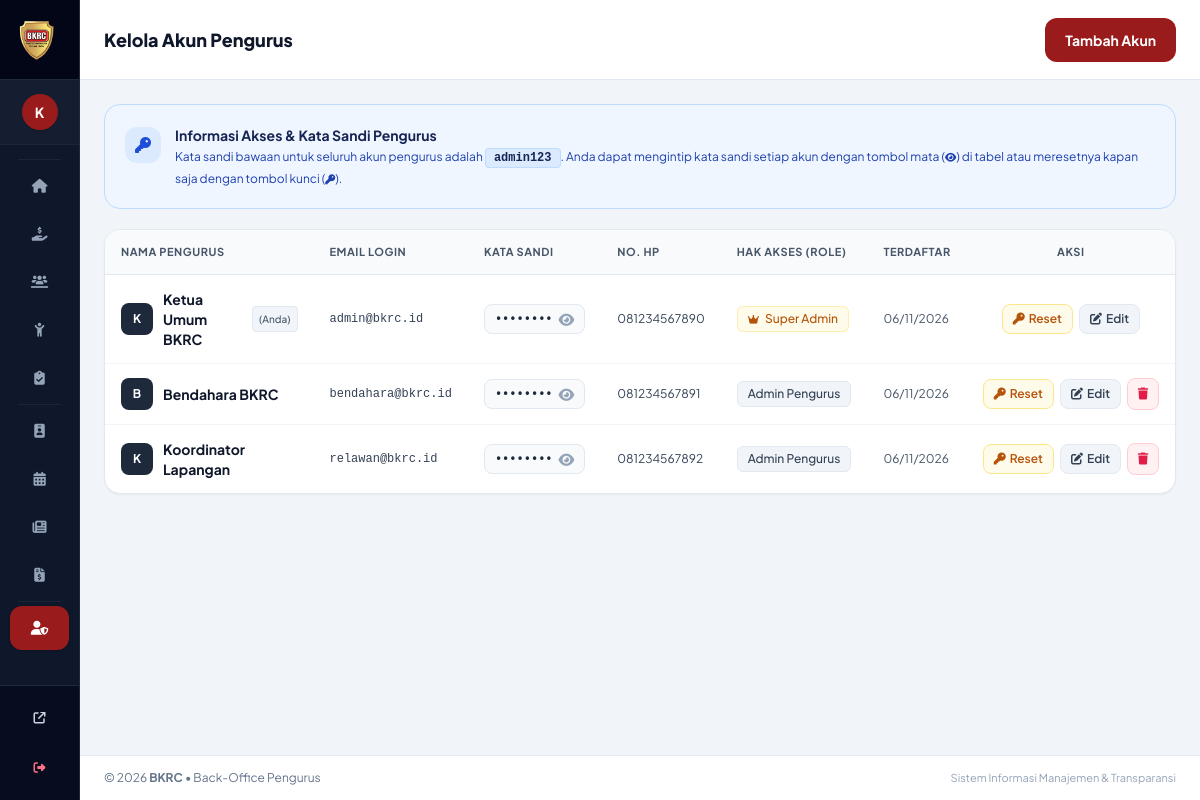
The page /admin/users.php (signed in) on the database its author committed.
### tables this page shows
CREATE TABLE users (
    id INT AUTO_INCREMENT PRIMARY KEY,
    name VARCHAR(100) NOT NULL,
    email VARCHAR(100) UNIQUE NOT NULL,
    password_hash VARCHAR(255) NOT NULL,
    password_hint VARCHAR(100) DEFAULT 'admin123',
    role ENUM('superadmin', 'admin') DEFAULT 'admin',
    phone VARCHAR(25) NULL,
    created_at TIMESTAMP DEFAULT CURRENT_TIMESTAMP
);

### admin/users.php (the view, shortened to what the rows shown need)
<?php
require_once __DIR__ . '/../config/helpers.php';
try {
    $pdo->query("SELECT password_hint FROM users LIMIT 1");
} catch (PDOException $e) {
    try {
        $pdo->exec("ALTER TABLE users ADD COLUMN password_hint VARCHAR(100) NULL DEFAULT 'admin123'");
        $pdo->exec("UPDATE users SET password_hint = 'admin123' WHERE password_hint IS NULL OR password_hint = ''");
    } catch (PDOException $ex) {
    }
}
$users = $pdo->query("SELECT * FROM users ORDER BY role ASC, name ASC")->fetchAll();
require_once __DIR__ . '/includes/header.php';
require_once __DIR__ . '/includes/sidebar.php';
?>
<div x-data="{
    modalOpen: false,
    resetModal: false,
    showPass: {},
    showNewPass: false,
    showFormPass: false,
    resetTarget: { id: '', name: '', email: '' },
    isEdit: false,
    form: { id: '', name: '', email: '', role: 'admin', phone: '', password: '' }
}" @keydown.escape.window="modalOpen = false; resetModal = false" class="flex-1 flex flex-col w-full">
    <header class="bg-white border-b border-slate-200 h-20 flex items-center justify-between px-4 sm:px-6 sticky top-0 z-30 shadow-xs">
        <div class="flex items-center gap-3">
            <div>
                <h1 class="text-base sm:text-lg font-extrabold text-slate-900">Kelola Akun Pengurus</h1>
            </div>
        </div>
    </header>
    <main class="flex-1 p-4 sm:p-6 space-y-5">
        <div class="bg-white rounded-2xl shadow-sm border border-slate-200 overflow-hidden">
            <div class="overflow-x-auto">
                <table class="w-full text-left text-xs sm:text-sm">
                    <thead class="bg-slate-50 border-b border-slate-200 text-slate-600 uppercase text-[11px] font-bold tracking-wider">
                        <tr>
                            <th class="py-3 px-4">Nama Pengurus</th>
                            <th class="py-3 px-4">Email Login</th>
                            <th class="py-3 px-4">Kata Sandi</th>
                            <th class="py-3 px-4">No. HP</th>
                            <th class="py-3 px-4">Hak Akses (Role)</th>
                            <th class="py-3 px-4">Terdaftar</th>
                            <th class="py-3 px-4 text-center">Aksi</th>
                        </tr>
                    </thead>
                    <tbody class="divide-y divide-slate-100 text-slate-700">
                        <?php foreach ($users as $u): ?>
                            <tr class="hover:bg-slate-50 transition">
                                <td class="py-3.5 px-4 font-bold text-slate-900 flex items-center gap-2.5">
                                    <div class="w-8 h-8 rounded-lg bg-slate-800 text-white flex items-center justify-center text-xs font-bold flex-shrink-0">
                                        <?= strtoupper(substr($u['name'], 0, 1)) ?>
                                    </div>
                                    <span><?= htmlspecialchars($u['name']) ?></span>
                                    <?php if ($u['id'] === $currentUser['id']): ?>
                                        <span class="text-[10px] bg-slate-100 text-slate-600 px-1.5 py-0.5 rounded border border-slate-200 font-medium">(Anda)</span>
                                    <?php endif; ?>
                                </td>
                                <td class="py-3.5 px-4 font-mono text-xs text-slate-700 whitespace-nowrap"><?= htmlspecialchars($u['email']) ?></td>
                                <td class="py-3.5 px-4 whitespace-nowrap">
                                    <div class="inline-flex items-center gap-1.5 bg-slate-50 border border-slate-200 px-2.5 py-1 rounded-lg">
                                        <span class="font-mono text-xs font-bold text-slate-800" x-text="showPass[<?= $u['id'] ?>] ? '<?= htmlspecialchars(addslashes($u['password_hint'] ?? 'admin123')) ?>' : '••••••••'"></span>
                                        <button type="button" @click="showPass[<?= $u['id'] ?>] = !showPass[<?= $u['id'] ?>]" class="text-slate-400 hover:text-slate-700 transition cursor-pointer" :title="showPass[<?= $u['id'] ?>] ? 'Sembunyikan sandi' : 'Lihat kata sandi'">
                                            <i class="fa-solid" :class="showPass[<?= $u['id'] ?>] ? 'fa-eye-slash' : 'fa-eye'"></i>
                                        </button>
                                    </div>
                                </td>
                                <td class="py-3.5 px-4 text-xs whitespace-nowrap"><?= htmlspecialchars($u['phone'] ?? '-') ?></td>
                                <td class="py-3.5 px-4 whitespace-nowrap">
                                    <?php if ($u['role'] === 'superadmin'): ?>
                                        <span class="inline-flex items-center gap-1.5 px-2.5 py-1 rounded-md text-xs font-medium bg-amber-50 text-amber-700 border border-amber-200/60">
                                            <i class="fa-solid fa-crown text-[10px]"></i> Super Admin
                                        </span>
                                    <?php else: ?>
                                        <span class="inline-flex items-center gap-1.5 px-2.5 py-1 rounded-md text-xs font-medium bg-slate-100 text-slate-700 border border-slate-200">
                                            Admin Pengurus
                                        </span>
                                    <?php endif; ?>
                                </td>
                                <td class="py-3.5 px-4 text-xs text-slate-600 whitespace-nowrap"><?= date('d/m/Y', strtotime($u['created_at'])) ?></td>
                                <td class="py-3.5 px-4 text-center whitespace-nowrap">
                                    <div class="inline-flex items-center gap-1.5">
                                        <button type="button" @click="resetTarget = { id: '<?= $u['id'] ?>', name: '<?= addslashes($u['name']) ?>', email: '<?= addslashes($u['email']) ?>' }; resetModal = true" class="inline-flex items-center gap-1 px-2.5 py-1.5 rounded-lg text-amber-700 hover:text-amber-800 bg-amber-50 hover:bg-amber-100 border border-amber-200 text-xs font-semibold transition" title="Reset Kata Sandi">
                                            <i class="fa-solid fa-key text-xs"></i> <span class="hidden sm:inline">Reset</span>
                                        </button>
                                        <button @click="isEdit = true; form = { id: '<?= $u['id'] ?>', name: '<?= addslashes($u['name']) ?>', email: '<?= addslashes($u['email']) ?>', role: '<?= $u['role'] ?>', phone: '<?= addslashes($u['phone'] ?? '') ?>', password: '' }; modalOpen = true" class="inline-flex items-center gap-1 px-2.5 py-1.5 rounded-lg text-slate-700 hover:text-slate-900 bg-slate-100 hover:bg-slate-200 border border-slate-200 text-xs font-semibold transition" title="Edit Data Akun">
                                            <i class="fa-solid fa-pen-to-square text-xs"></i> <span class="hidden sm:inline">Edit</span>
                                        </button>
                                        <?php if ($u['id'] !== $currentUser['id']): ?>
                                            <form action="" method="POST" class="inline m-0 p-0" onsubmit="return confirm('Hapus akun pengurus ini?');">
                                                <button type="submit" class="w-8 h-8 rounded-lg inline-flex items-center justify-center text-rose-600 hover:text-rose-800 bg-rose-50 hover:bg-rose-100 border border-rose-200 transition" title="Hapus">
                                                    <i class="fa-solid fa-trash text-xs"></i>
                                                </button>
                                            </form>
                                        <?php endif; ?>
                                    </div>
                                </td>
                            </tr>
                        <?php endforeach; ?>
                    </tbody>
                </table>
            </div>
        </div>
    </main>
</div>
<?php require_once __DIR__ . '/includes/footer.php'; ?>

### admin/includes/sidebar.php (shortened to what the rows shown need)
<aside
    @mouseenter="if (isDesktop) sidebarHovered = true"
    @mouseleave="if (isDesktop) sidebarHovered = false"
    :class="{
        'translate-x-0': sidebarOpen,
        '-translate-x-full lg:translate-x-0': !sidebarOpen,
        'w-72 sm:w-80 lg:w-64 shadow-2xl': isExpanded,
        'w-72 sm:w-80 lg:w-20 shadow-none': !isExpanded
    }"
    class="admin-sidebar fixed inset-y-0 left-0 z-50 lg:z-40 h-screen max-h-screen lg:transform-none bg-slate-900 text-slate-300 transition-all duration-300 ease-in-out flex flex-col justify-between border-r border-slate-800 flex-shrink-0 select-none overflow-hidden">
    <div class="flex-shrink-0">
        <div class="py-3.5 bg-slate-800/40 border-b border-slate-800/80 flex items-center transition-all duration-300"
             :class="isExpanded ? 'px-5 gap-3 justify-start' : 'px-0 justify-center'">
            <div class="w-9 h-9 rounded-full bg-bkrc-red-800 text-white flex items-center justify-center font-bold text-sm uppercase shadow flex-shrink-0" title="<?= htmlspecialchars($currentUser['name']) ?>">
                <?= strtoupper(substr($currentUser['name'], 0, 1)) ?>
            </div>
        </div>
    </div>
</aside>
<div class="flex-1 flex flex-col min-h-screen min-w-0 w-full overflow-x-hidden bg-slate-100">

### rows shown on the page
users: name "K", name "Ketua Umum BKRC", shows "(Anda)", email "admin@bkrc.id", phone "081234567890", role "superadmin" (drawn), created_at "06/11/2026"
users: name "B", name "Bendahara BKRC", email "bendahara@bkrc.id", phone "081234567891", role "Admin Pengurus", created_at "06/11/2026"
users: name "K", name "Koordinator Lapangan", email "relawan@bkrc.id", phone "081234567892", role "Admin Pengurus", created_at "06/11/2026"
